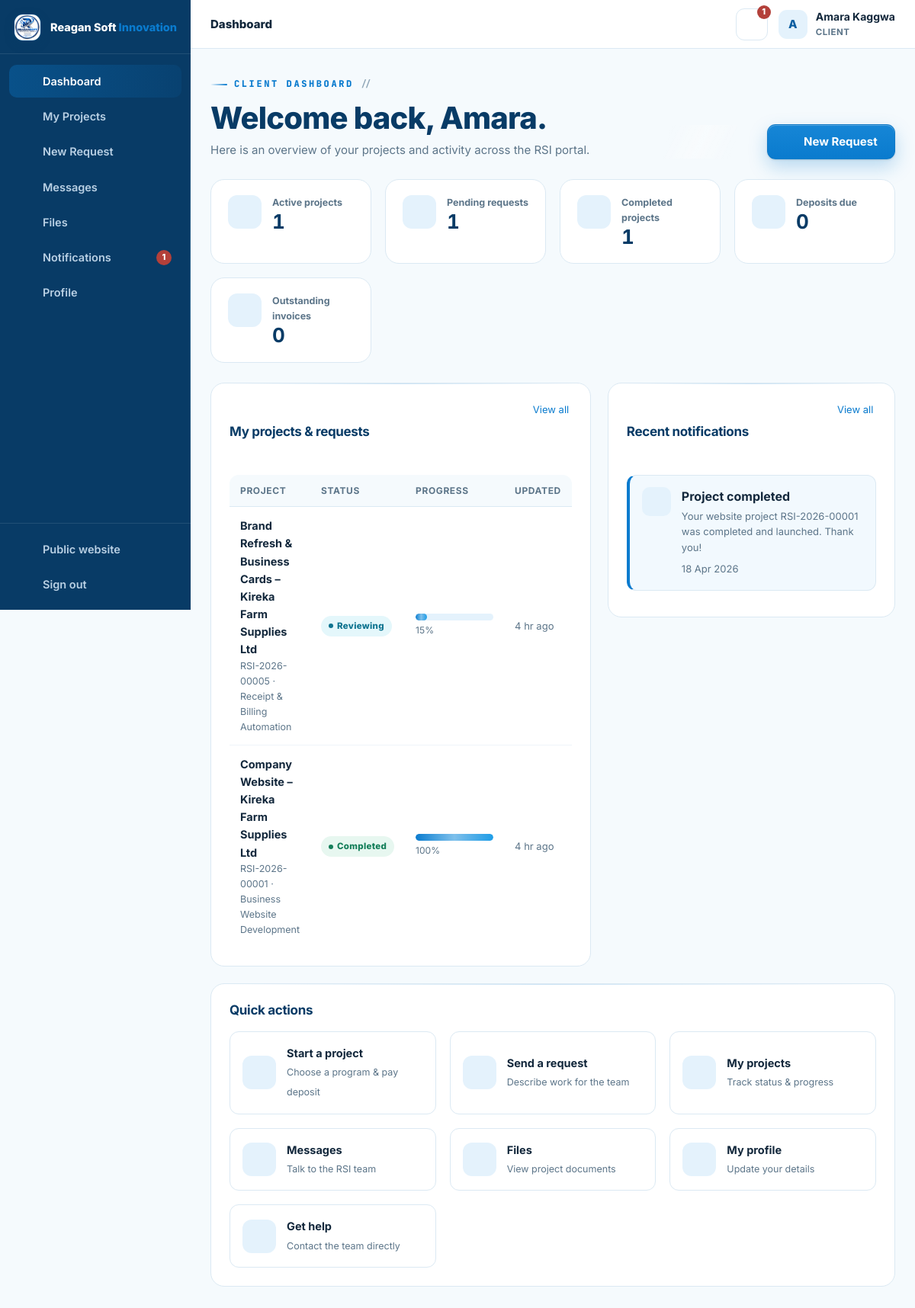
The app's page /client/index.php (signed in), older data.
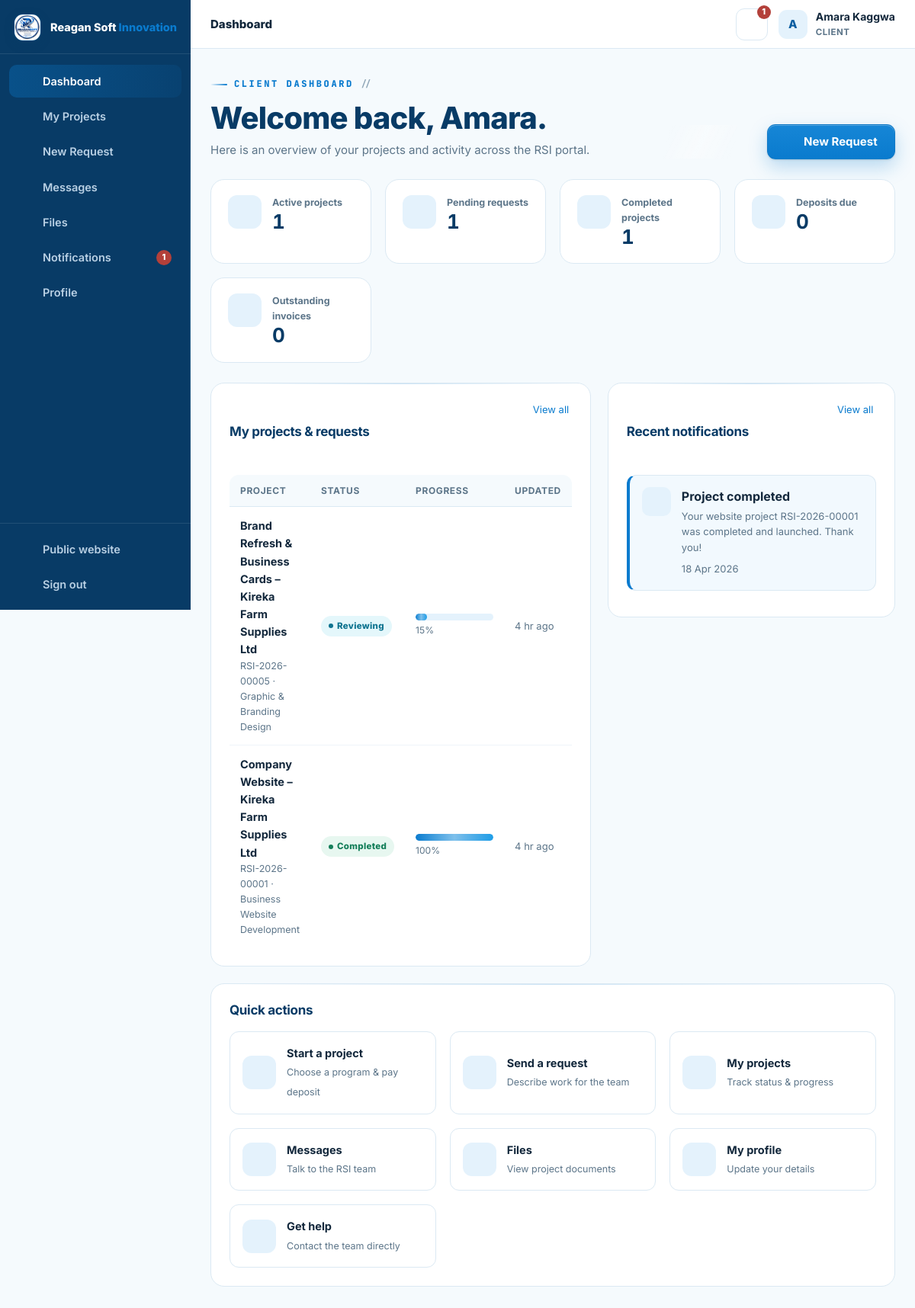
The same page, newer data.
### tables this page shows
CREATE TABLE IF NOT EXISTS projects (
  id INT UNSIGNED AUTO_INCREMENT PRIMARY KEY,
  ref_no VARCHAR(30) NOT NULL UNIQUE,                
  client_id INT UNSIGNED NOT NULL,
  service_id INT UNSIGNED NULL,
  assigned_to INT UNSIGNED NULL,                     
  title VARCHAR(190) NOT NULL,
  description TEXT NOT NULL,
  requirements TEXT NULL,
  budget DECIMAL(14,2) NULL,
  priority ENUM('low','normal','high','urgent') NOT NULL DEFAULT 'normal',
  status ENUM('NEW','REVIEWING','QUOTATION','APPROVED','IN_PROGRESS','WAITING_FOR_CLIENT','TESTING','COMPLETED','CANCELLED') NOT NULL DEFAULT 'NEW',
  progress TINYINT UNSIGNED NOT NULL DEFAULT 0,
  deadline DATE NULL,
  started_at DATETIME NULL,
  completed_at DATETIME NULL,
  submitted_at TIMESTAMP DEFAULT CURRENT_TIMESTAMP,
  updated_at TIMESTAMP DEFAULT CURRENT_TIMESTAMP ON UPDATE CURRENT_TIMESTAMP,
  FOREIGN KEY (client_id) REFERENCES users(id) ON DELETE CASCADE,
  FOREIGN KEY (service_id) REFERENCES services(id) ON DELETE SET NULL,
  FOREIGN KEY (assigned_to) REFERENCES users(id) ON DELETE SET NULL,
  INDEX idx_projects_client (client_id),
  INDEX idx_projects_status (status),
  INDEX idx_projects_assigned (assigned_to),
  INDEX idx_projects_service (service_id)
);

CREATE TABLE IF NOT EXISTS services (
  id INT UNSIGNED AUTO_INCREMENT PRIMARY KEY,
  name VARCHAR(150) NOT NULL,
  slug VARCHAR(160) NOT NULL UNIQUE,
  description TEXT NOT NULL,
  price_min DECIMAL(14,2) NOT NULL DEFAULT 0,    
  price_max DECIMAL(14,2) NULL,                   
  currency VARCHAR(8) NOT NULL DEFAULT 'UGX',
  pricing_type ENUM('range','starting_from','contact_for_quote') NOT NULL DEFAULT 'starting_from',
  price_note VARCHAR(120) NOT NULL DEFAULT '',    
  features TEXT NULL,                  
  delivery_days INT UNSIGNED NULL,     
  icon VARCHAR(60) NOT NULL DEFAULT 'code-s',    
  status ENUM('active','inactive') NOT NULL DEFAULT 'active',
  sort_order INT UNSIGNED NOT NULL DEFAULT 0,
  created_at TIMESTAMP DEFAULT CURRENT_TIMESTAMP,
  INDEX idx_services_status (status)
);

### config/config.php (called while the page is built, shortened)
<?php
function db(): PDO {
    static $pdo = null;
    if ($pdo === null) {
        try {
            $pdo = new PDO(
                'mysql:host=' . DB_HOST . ';dbname=' . DB_NAME . ';charset=utf8mb4',
                DB_USER,
                DB_PASS,
                [
                    PDO::ATTR_ERRMODE            => PDO::ERRMODE_EXCEPTION,
                    PDO::ATTR_DEFAULT_FETCH_MODE => PDO::FETCH_ASSOC,
                    PDO::ATTR_EMULATE_PREPARES   => false,
                    PDO::ATTR_STRINGIFY_FETCHES  => false,
                    PDO::ATTR_TIMEOUT            => 5,
                    PDO::MYSQL_ATTR_INIT_COMMAND => "SET time_zone = '+03:00', NAMES utf8mb4 COLLATE utf8mb4_unicode_ci",
                ]
            );
        } catch (PDOException $e) {
            db_connection_failed($e);
        }
    }
    return $pdo;
}
function e(mixed $value): string {
    return htmlspecialchars((string)($value ?? ''), ENT_QUOTES, 'UTF-8');
}
function flash(string $key, ?string $value = null): ?string {
    $msg = $_SESSION['flash'][$key] ?? null;
    return $msg;
}
function app_url(string $path = ''): string {
    return APP_URL . ($path === '' ? '' : '/' . ltrim($path, '/'));
}
function current_user(): ?array {
    static $user = false;
    if ($user === false) {
        if (empty($_SESSION['user_id'])) {
            $user = null;
        } else {
            $st = db()->prepare('SELECT * FROM users WHERE id = ? AND active = 1 LIMIT 1');
            $st->execute([(int)$_SESSION['user_id']]);
            $user = $st->fetch() ?: null;
        }
    }
    return $user;
}
function is_logged_in(): bool {
    return current_user() !== null;
}
function require_login(): void {
    if (!is_logged_in()) {
        $_SESSION['intended'] = $_SERVER['REQUEST_URI'] ?? '';
        flash('error', 'Please sign in to continue.');
        redirect(app_url('login.php'));
    }
}
function require_role(string $role): void {
    require_login();
}
function require_client(): void {
    require_role('client');
}
require_once __DIR__ . '/../inc/functions.php';

### client/index.php (the view, shortened to what the changed rows need)
<?php
require __DIR__ . '/../config/config.php';
require_client();
$uid = (int)current_user()['id'];
$pdo = db();
$projects = $pdo->prepare(
    "SELECT p.*, s.name AS service FROM projects p
     LEFT JOIN services s ON s.id = p.service_id
     WHERE p.client_id = ? ORDER BY p.updated_at DESC, p.id DESC"
); $projects->execute([$uid]); $projects = $projects->fetchAll();
$user = current_user();
?>
<div class="dash-head">
  <div>
    <h2>Welcome back, <?= e(explode(' ', $user['full_name'])[0]) ?>.</h2>
  </div>
</div>
<div class="grid-2">
  <section class="panel">
    <?php if ($projects): ?>
      <div class="table-wrap">
        <table class="table">
          <thead><tr><th>Project</th><th>Status</th><th>Progress</th><th>Updated</th></tr></thead>
          <tbody>
            <?php foreach (array_slice($projects, 0, 6) as $p): ?>
              <tr>
                <td>
                  <a class="row-title" href="<?= app_url('client/project.php?id=' . (int)$p['id']) ?>"><?= e($p['title']) ?></a>
                  <div class="row-sub"><?= e($p['ref_no']) ?> · <?= e($p['service'] ?? 'General') ?></div>
                </td>
                <td><?= status_badge($p['status']) ?></td>
                <td style="min-width:130px">
                  <div class="progress"><span style="width:<?= max(0, min(100, (int)$p['progress'])) ?>%"></span></div>
                  <small class="muted"><?= (int)$p['progress'] ?>%</small>
                </td>
                <td class="muted small"><?= time_ago($p['updated_at']) ?></td>
              </tr>
            <?php endforeach; ?>
          </tbody>
        </table>
      </div>
    <?php endif; ?>
  </section>
</div>

### inc/functions.php (shortened to what the changed rows need)
<?php
function time_ago(?string $datetime): string {
    $ts = strtotime($datetime);
    $diff = time() - $ts;
    if ($diff < 86400) return intdiv($diff, 3600) . ' hr ago';
    return date('d M Y', $ts);
}
function status_badge(string $status): string {
    $class = [
        'NEW' => 'blue', 'REVIEWING' => 'sky', 'QUOTATION' => 'violet',
        'APPROVED' => 'cyan', 'IN_PROGRESS' => 'blue', 'WAITING_FOR_CLIENT' => 'amber',
        'TESTING' => 'violet', 'COMPLETED' => 'green', 'CANCELLED' => 'red',
        'TODO' => 'gray', 'REVIEW' => 'violet',
        'draft' => 'gray', 'sent' => 'blue', 'accepted' => 'green', 'rejected' => 'red', 'expired' => 'amber', 'cancelled' => 'red',
        'paid' => 'green', 'partially_paid' => 'amber', 'overdue' => 'red',
        'active' => 'green', 'inactive' => 'red',
        'read' => 'gray', 'unread' => 'blue',
    ];
    $label = ucwords(str_replace('_', ' ', strtolower((string)$status)));
    return '<span class="badge ' . ($class[$status] ?? 'gray') . '">' . e($label) . '</span>';
}
require_once __DIR__ . '/layout.php';

Row changes from the older to the newer data that the page shows:
changed projects "Brand Refresh & Business Cards – Kireka Farm Supplies Ltd": service.name "Receipt & Billing Automation" → "Graphic & Branding Design"
